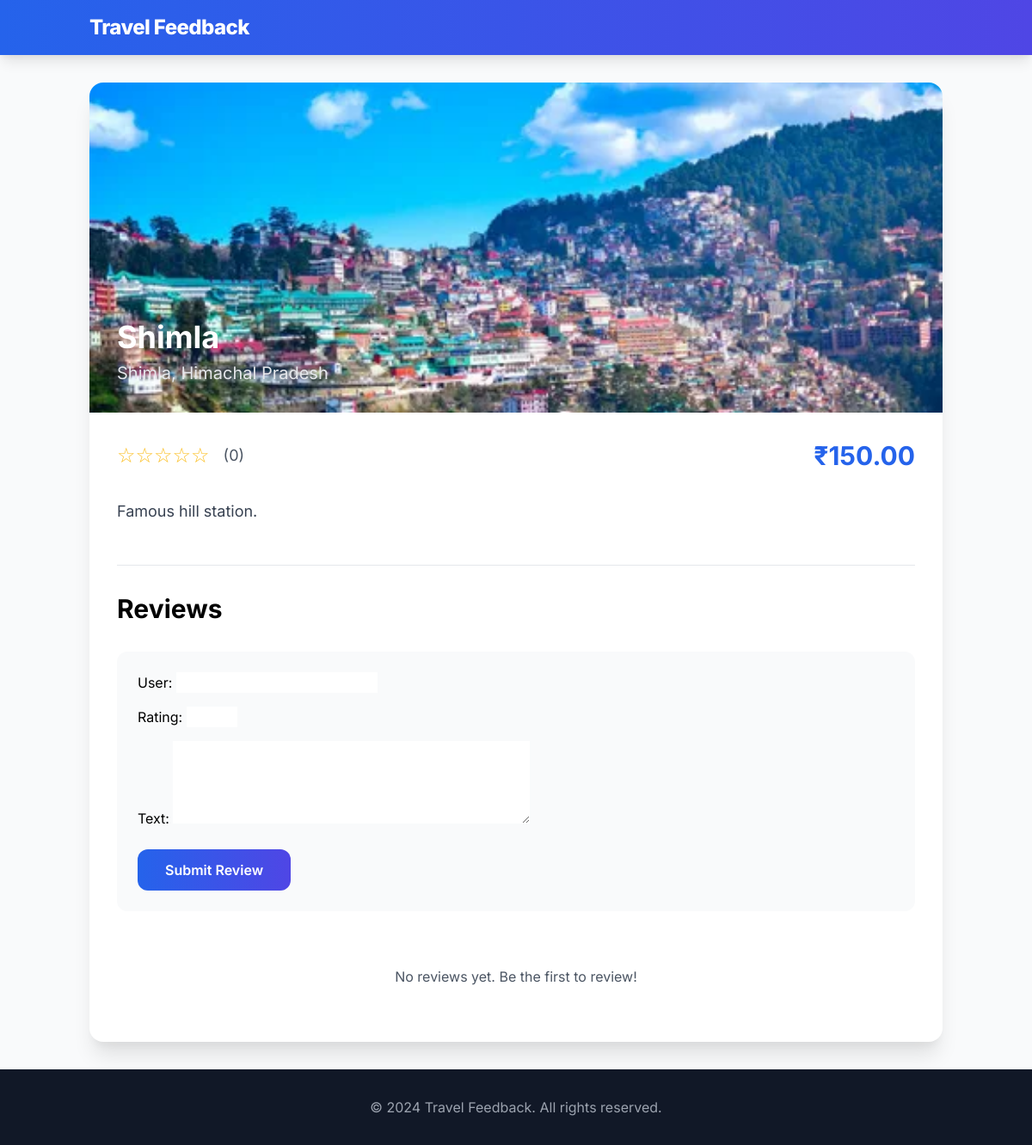
The app's page /place/16/ with its own data.
### places/models.py (models this page shows, shortened)
class Place(models.Model):
    name = models.CharField(max_length=100)
    city = models.CharField(max_length=50)
    state = models.CharField(max_length=50)
    description = models.TextField()
    price = models.DecimalField(
        max_digits=10,
        decimal_places=2,
        validators=[MinValueValidator(0)]
    )
    image = models.ImageField(upload_to='places/', null=True, blank=True)
    created_at = models.DateTimeField(auto_now_add=True)
    updated_at = models.DateTimeField(auto_now=True)
    def average_rating(self):
        avg = self.reviews.aggregate(models.Avg('rating'))['rating__avg']
        return round(avg, 1) if avg else 0

### places/views.py (the view, shortened to what this page needs)
# urls.py: path('place/<int:pk>/', views.place_detail, name='place_detail'),
def place_detail(request, pk):
    place = get_object_or_404(Place, pk=pk)
    reviews = place.reviews.all().order_by('-created_at')
    form = ReviewForm()
    context = {
        'place': place,
        'reviews': reviews,
        'form': form,
    }
    return render(request, 'places/place_detail.html', context)

### places/forms.py
class ReviewForm(forms.ModelForm):
    class Meta:
        model = Review
        fields = ['user', 'rating', 'text']
        widgets = {
            'rating': forms.NumberInput(attrs={'min': 1, 'max': 5}),
            'text': forms.Textarea(attrs={'rows': 4}),
        }

### places/templates/places/place_detail.html (shortened to what this page needs)
{% extends 'places/base.html' %}
{% load custom_filters %}
{% block content %}
<div class="max-w-5xl mx-auto bg-white rounded-2xl shadow-xl overflow-hidden">
    {% if place.image %}
    <div class="relative h-96">
        <img src="{{ place.image.url }}" alt="{{ place.name }}"
             class="w-full h-full object-cover" />
        <div class="absolute inset-0 bg-gradient-to-t from-black/70 via-black/30 to-transparent"></div>
        <div class="absolute bottom-0 left-0 right-0 p-8">
            <h1 class="text-4xl font-bold text-white mb-2">{{ place.name }}</h1>
            <p class="text-xl text-gray-200">{{ place.city }}, {{ place.state }}</p>
        </div>
    </div>
    {% endif %}
    <div class="p-8">
        <div class="flex items-center justify-between mb-8">
            <div class="flex items-center space-x-4">
                <div class="flex items-center">
                    {% for i in "12345" %}
                    <span class="text-yellow-400 text-2xl">{% if forloop.counter <= place.average_rating|floatformat:"0" %}★{% else %}☆{% endif %}</span>
                    {% endfor %}
                </div>
                <span class="text-lg text-gray-600">({{ place.average_rating }})</span>
            </div>
            <p class="text-3xl font-bold text-blue-600">₹{{ place.price }}</p>
        </div>
        <div class="prose max-w-none mb-12">
            <p class="text-gray-700 text-lg leading-relaxed">{{ place.description }}</p>
        </div>
        <div class="border-t border-gray-200 pt-8">
            <h2 class="text-3xl font-bold mb-8">Reviews</h2>
            <form method="POST" class="bg-gray-50 p-6 rounded-xl mb-8">
                <div class="space-y-4">
                    {{ form.as_p|safe }}
                </div>
                <button type="submit"
                    class="mt-6 w-full md:w-auto px-8 py-3 bg-gradient-to-r from-blue-600 to-indigo-600 text-white rounded-xl font-semibold hover:shadow-lg transform transition-all duration-300 hover:-translate-y-1">
                    Submit Review
                </button>
            </form>
            <div class="space-y-6">
                {% for review in reviews %}
                <div class="bg-gray-50 rounded-xl p-6">
                    <div class="flex items-center justify-between mb-4">
                        <span class="font-semibold text-lg">{{ review.user }}</span>
                        <div class="flex items-center space-x-1">
                            {% for _ in "★"|multiply:review.rating %}
                            <span class="text-yellow-400">★</span>
                            {% endfor %}
                        </div>
                    </div>
                    <p class="text-gray-700 mb-2">{{ review.text }}</p>
                    <p class="text-sm text-gray-500">{{ review.created_at|date:"F j, Y" }}</p>
                </div>
                {% empty %}
                <p class="text-center text-gray-600 py-8">No reviews yet. Be the first to review!</p>
                {% endfor %}
            </div>
        </div>
    </div>
</div>
{% endblock %}

### places/templates/places/base.html (style rules this page uses)
body { font-family: 'Inter', sans-serif; }

### records on screen
Place: image (picture), name "Shimla", city "Shimla", state "Himachal Pradesh", average_rating "0", price "150.00", description "Famous hill station."
